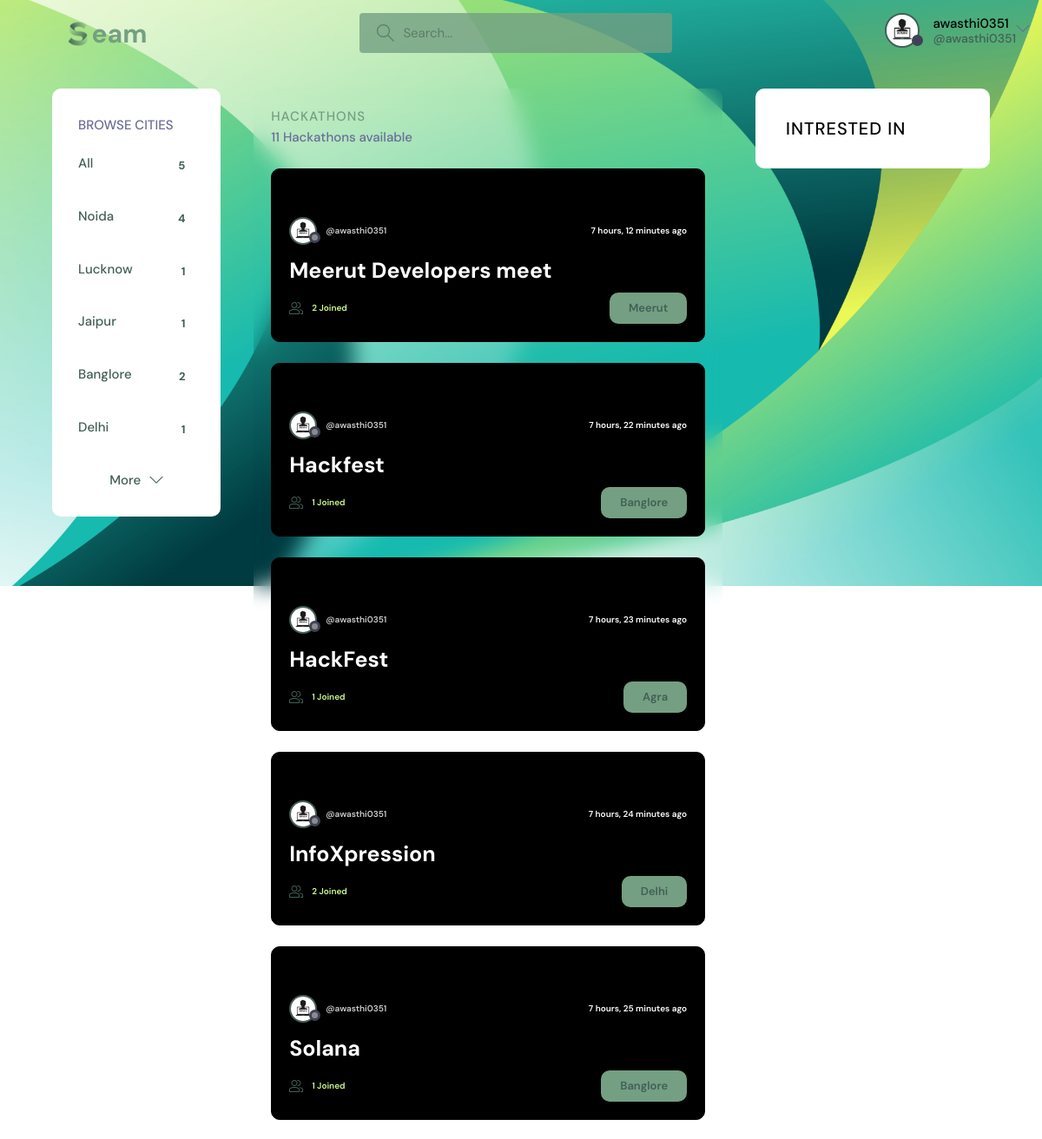
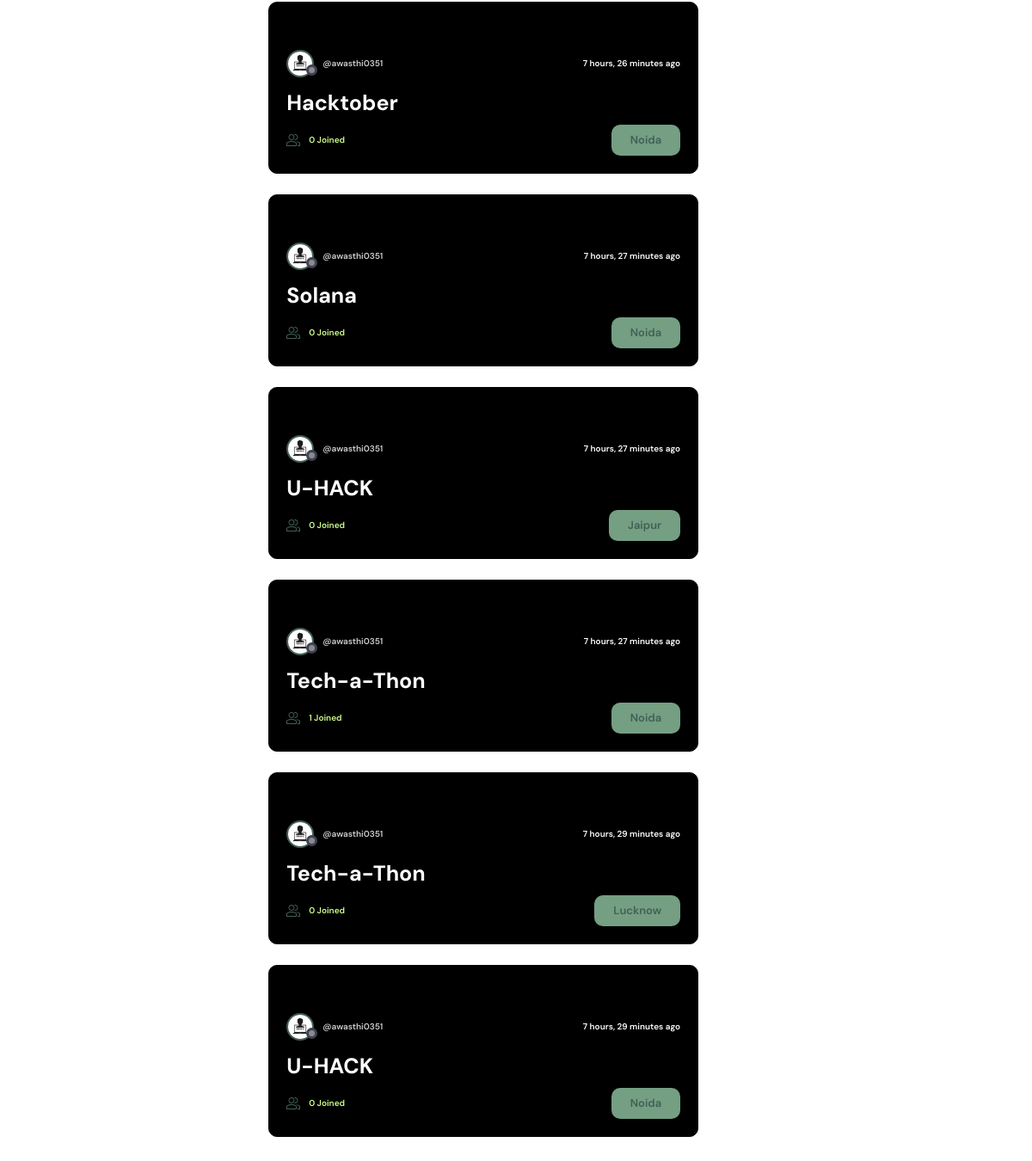
Page /home/ (signed in) on the committed database (2 pictures, top to bottom).
### base/models.py (models this page shows, shortened)
class User(AbstractUser):
    name = models.CharField(max_length=200, null=True)
    email = models.EmailField(unique=True, null=True)
    bio = models.TextField(null=True)
    avatar = models.ImageField(null=True, default="avatar.svg")
    USERNAME_FIELD = 'email'
    REQUIRED_FIELDS = []

class Topic(models.Model):
    name = models.CharField(max_length=200)

class Room(models.Model):
    host = models.ForeignKey(User, on_delete=models.SET_NULL, null=True)
    topic = models.ForeignKey(Topic, on_delete=models.SET_NULL, null=True)
    name = models.CharField(max_length=200)
    description = models.TextField(null=True, blank=True)
    participants = models.ManyToManyField(
        User, related_name='participants', blank=True)
    updated = models.DateTimeField(auto_now=True)
    created = models.DateTimeField(auto_now_add=True)
    class Meta:
        ordering = ['-updated', '-created']

### base/views.py (the view)
# urls.py: path('home/', views.home, name="home"),
def home(request):
    q = request.GET.get('q') if request.GET.get('q') != None else ''
    user = request.user
    rooms = Room.objects.filter(
        Q(topic__name__icontains=q) |
        Q(name__icontains=q) |
        Q(description__icontains=q)
    )
    topics = Topic.objects.all()[0:5]
    room_count = rooms.count()
    room_messages = user.message_set.all()
    context = {'rooms': rooms, 'topics': topics,
               'room_count': room_count, 'room_messages': room_messages}
    return render(request, 'base/home.html', context)

### base/templates/base/home.html (shortened to what this page needs)
{% extends 'main.html' %}
{% block content %}
<main class="layout layout--3">
  <div class="container">
    {% include 'base/topics_component.html' %}
    <div class="roomList">
      <div class="roomList__header">
        <div>
          <h2>Hackathons</h2>
          <p>{{room_count}} Hackathons available</p>
        </div>
      </div>
      {% include 'base/feed_component.html' %}
    </div>
    {% if request.user.is_authenticated %}
    {% include 'base/activity_component.html' %}
    {% endif %}
  </div>
</main>
{% endblock %}

### templates/navbar.html (shortened to what this page needs)
{% load static %}
<header class="header header--loggedIn">
    <div class="container">
        <a href="{% url 'home' %}" class="header__logo">
            <img src="{% static 'images/logo.png' %}" />
            <h1>eam</h1>
        </a>
        <form class="header__search" method="GET" action="{% url 'home' %}">
            <label>
                <input name="q" placeholder="Search..." />
            </label>
        </form>
        <nav class="header__menu">
            {% if request.user.is_authenticated %}
            <div class="header__user">
                <a href="{% url 'update-user' %}">
                    <div class="avatar avatar--medium active">
                        <img src="{{request.user.avatar.url}}" />
                    </div>
                    <p>{{request.user.username}} <span>@{{request.user.username}}</span></p>
                </a>
                <button class="dropdown-button">
                    <svg version="1.1" xmlns="http://www.w3.org/2000/svg" width="32" height="32" viewBox="0 0 32 32">
                        <title>chevron-down</title>
                        <path d="M16 21l-13-13h-3l16 16 16-16h-3l-13 13z"></path>
                    </svg>
                </button>
            </div>
            {% endif %}
        </nav>
    </div>
</header>

### base/templates/base/topics_component.html
<div class="topics">
    <div class="topics__header">
        <h2>Browse Cities</h2>
    </div>
    <ul class="topics__list">
        <li>
            <a href="{% url 'home' %}" class="active">All <span>{{topics.count}}</span></a>
        </li>
        {% for topic in topics %}
        <li>
            <a href="{% url 'home' %}?q={{topic.name}}">{{topic.name}}<span>{{topic.room_set.all.count}}</span></a>
        </li>
        {% endfor %}
    </ul>
    <a class="btn btn--link" href="{% url 'topics' %}">
        More
        <svg version="1.1" xmlns="http://www.w3.org/2000/svg" width="32" height="32" viewBox="0 0 32 32">
            <title>chevron-down</title>
            <path d="M16 21l-13-13h-3l16 16 16-16h-3l-13 13z"></path>
        </svg>
    </a>
</div>

### base/templates/base/feed_component.html (shortened to what this page needs)
{% for room in rooms %}
<div class="roomListRoom">
    <div class="roomListRoom__header">
        <a href="{% url 'user-profile' room.host.id %}" class="roomListRoom__author">
            <div class="avatar avatar--small">
                <img src="{{room.host.avatar.url}}" />
            </div>
            <span>@{{room.host.username}}</span>
        </a>
        <div class="roomListRoom__actions">
            <span>{{room.created|timesince}} ago</span>
        </div>
    </div>
    <div class="roomListRoom__content">
        <a href="{% url 'room' room.id %}">{{room.name}}</a>
    </div>
    <div class="roomListRoom__meta">
        <a href="{% url 'room' room.id %}" class="roomListRoom__joined">
            {{room.participants.all.count}} Joined
        </a>
        <p class="roomListRoom__topic">{{room.topic.name}}</p>
    </div>
</div>
{% endfor %}

### rows in the picture
User: user.avatar (picture), user.username "awasthi0351"
Topic: name "Noida", room_set.all.count "4"
Topic: name "Lucknow", room_set.all.count "1"
Topic: name "Jaipur", room_set.all.count "1"
Topic: name "Banglore", room_set.all.count "2"
Topic: name "Delhi", room_set.all.count "1"
Room: host.avatar (picture), host.username "awasthi0351", created "7 hours, 12 minutes", name "Meerut Developers meet", participants.all.count "2", topic.name "Meerut"
Room: host.avatar (picture), host.username "awasthi0351", created "7 hours, 22 minutes", name "Hackfest", participants.all.count "1", topic.name "Banglore"
Room: host.avatar (picture), host.username "awasthi0351", created "7 hours, 23 minutes", name "HackFest", participants.all.count "1", topic.name "Agra"
Room: host.avatar (picture), host.username "awasthi0351", created "7 hours, 24 minutes", name "InfoXpression", participants.all.count "2", topic.name "Delhi"
Room: host.avatar (picture), host.username "awasthi0351", created "7 hours, 25 minutes", name "Solana", participants.all.count "1", topic.name "Banglore"
Room: host.avatar (picture), host.username "awasthi0351", created "7 hours, 26 minutes", name "Hacktober", participants.all.count "0", topic.name "Noida"
Room: host.avatar (picture), host.username "awasthi0351", created "7 hours, 27 minutes", name "Solana", participants.all.count "0", topic.name "Noida"
Room: host.avatar (picture), host.username "awasthi0351", created "7 hours, 27 minutes", name "U-HACK", participants.all.count "0", topic.name "Jaipur"
Room: host.avatar (picture), host.username "awasthi0351", created "7 hours, 27 minutes", name "Tech-a-Thon", participants.all.count "1", topic.name "Noida"
Room: host.avatar (picture), host.username "awasthi0351", created "7 hours, 29 minutes", name "Tech-a-Thon", participants.all.count "0", topic.name "Lucknow"
Room: host.avatar (picture), host.username "awasthi0351", created "7 hours, 29 minutes", name "U-HACK", participants.all.count "0", topic.name "Noida"

### other values in the picture
{{ topics.count }} "5"
{{ room_count }} "11"
